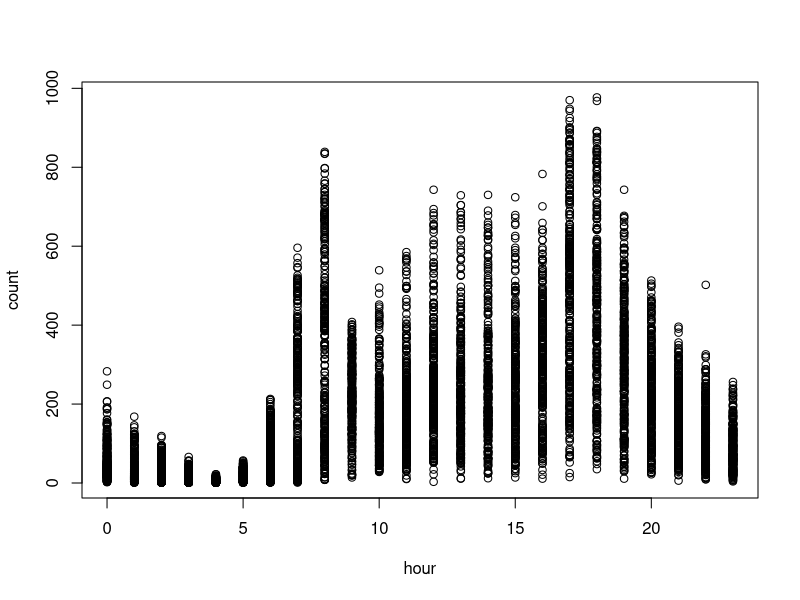
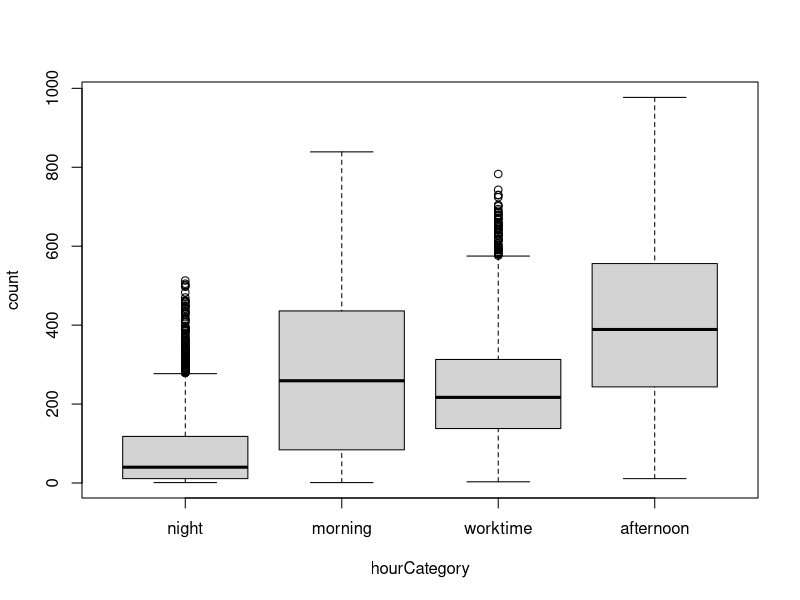
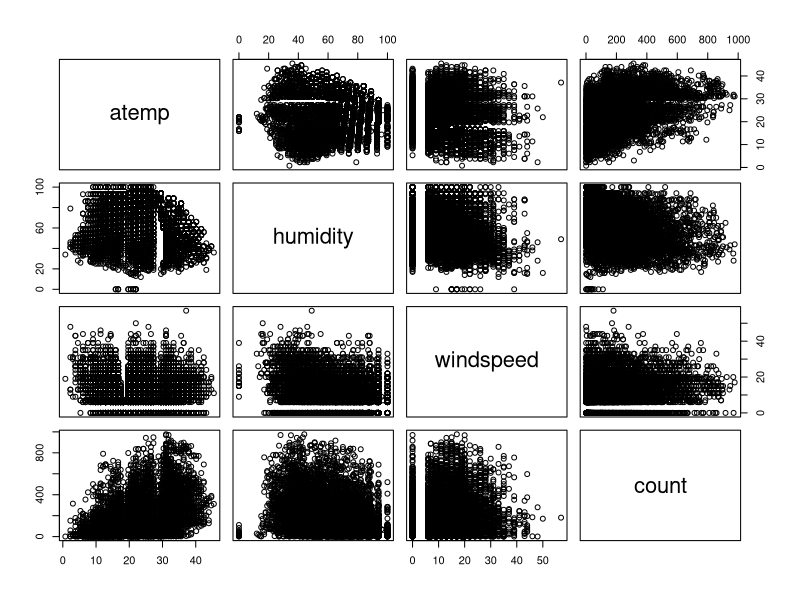
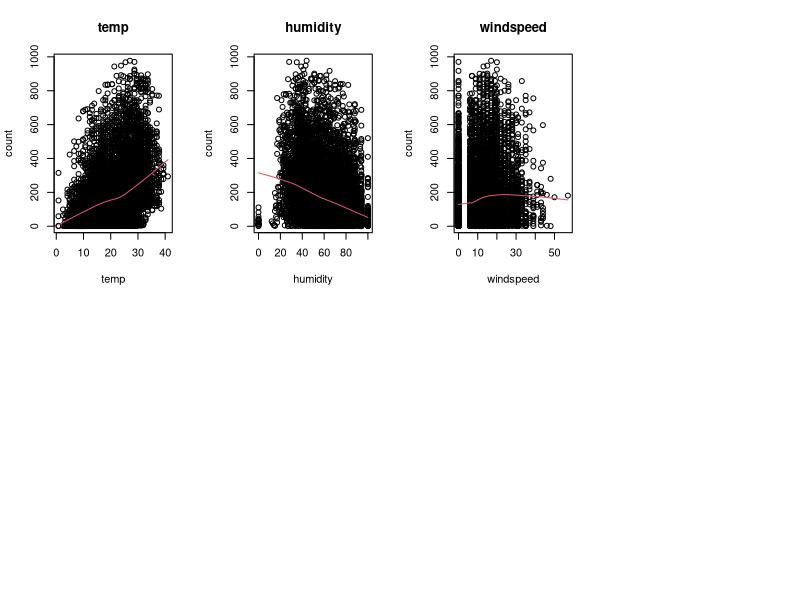
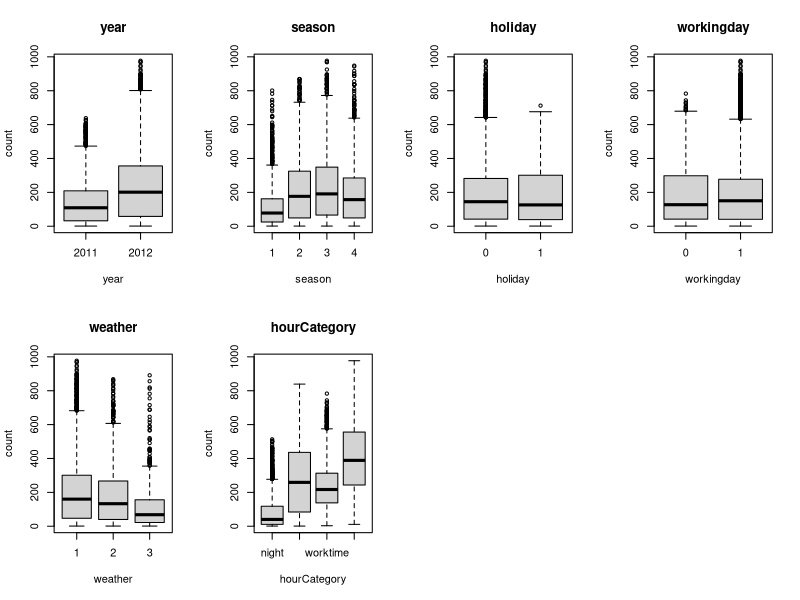
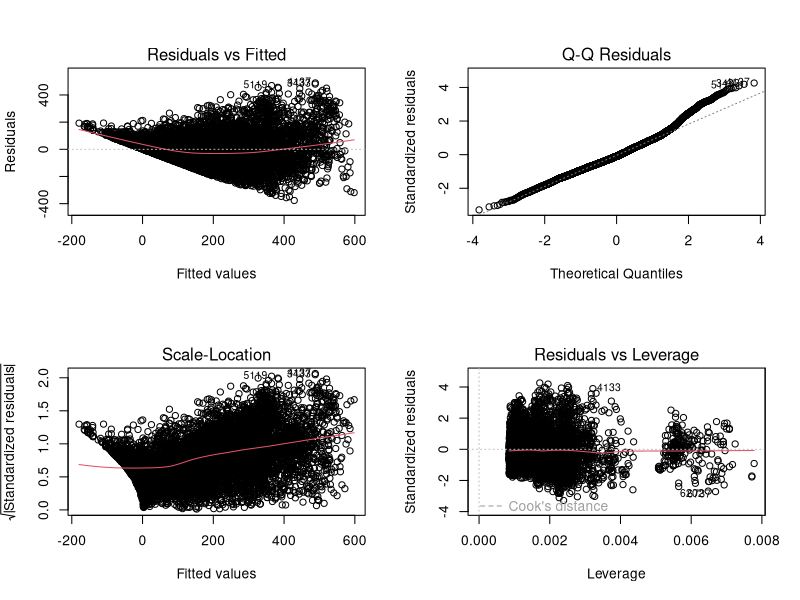
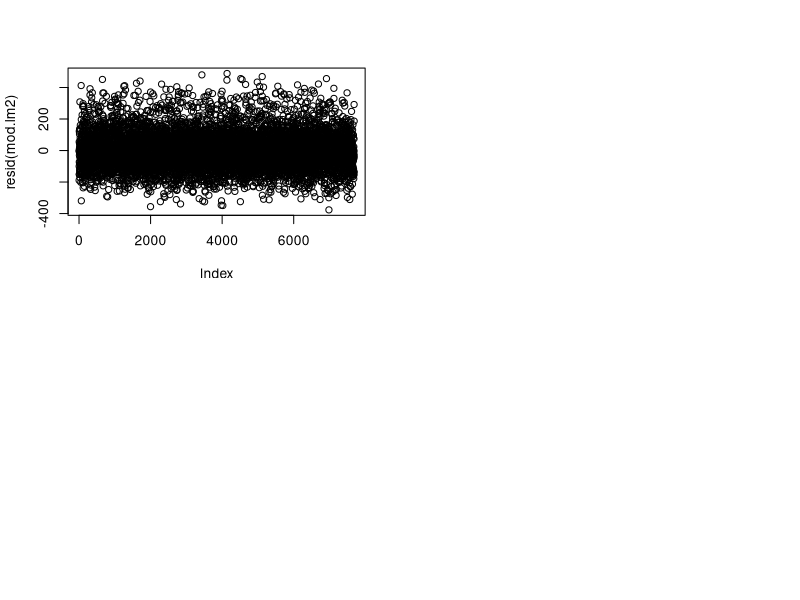

Write R code to recreate these figures, in order. (Note: this script raises an error after producing the figures.)
############################################################
# Variables en el conjunto de datos:
#
# year - year
# hour - hour of the day (0-23)
# season -  1 = spring, 2 = summer, 3 = fall, 4 = winter 
# holiday - whether the day is considered a holiday
# workingday - whether the day is neither a weekend nor holiday
# weather - 1: Clear, Few clouds, Partly cloudy, Partly cloudy
#           2: Mist + Cloudy, Mist + Broken clouds, Mist + Few clouds, Mist
#           3: Light Snow, Light Rain + Thunderstorm + Scattered clouds, Light Rain + Scattered clouds
#           4: Heavy Rain + Ice Pallets + Thunderstorm + Mist, Snow + Fog 
# temp - temperature in Celsius
# atemp - "feels like" temperature in Celsius
# humidity - relative humidity
# windspeed - wind speed
# variable respuesta: count - number of total rentals
#
############################################################

#-----------------------------------------------------------
#
# Parte 1. Construir modelo
#
#-----------------------------------------------------------
##-- 1.Borra todos los objetos que tengas en memoria para que no te confundan en esta pr�ctica 
## Pista: instrucci�n rm o la escoba de la ventana superior derecha


############################################################
# Lectura de datos y inspeccion
############################################################
##-- 2.Lee los datos p1a_train.csv
## Pista: fija el directorio donde tienes los datos y leelos con la instruccion read.table
datos = read.table('p1a_train.csv', header = TRUE, sep = ';', dec = '.', stringsAsFactors = TRUE)
datosOriginal = datos

##-- 3. Visualiza los datos para asegurarte que los has leido correctamente. Haz una descriptiva y elimina la variable id de tus datos por comodidad (no la utilizaras)
##-- Pista: para describir tus datos, usa la instrucci�n summary. Para eliminar la variable asigna el valor NULL a toda la variable
summary(datos)
datos$id = NULL

############################################################
# Convertir variables no numericas a factores
############################################################
##-- 4. Ya te habr�s percatado que algunas variables estan codificadas con numeros pero en realidad son variables categ�ricas.
# Para que R las trate como tales debes transformalas a la clase factor. NO transformes la variable "hour" en ning�n caso
# Pista: la instruccion factor transforma las variables numericas en factores. P.ej, si quieres transformar a factor la variable
# season, tendr�s que hacer:
# datos$season <- factor(datos$season) 

datos$year = factor(datos$year)
#datos$hour = factor(datos$hour)
datos$season = factor(datos$season)
datos$holiday = factor(datos$holiday)
datos$workingday = factor(datos$workingday)
datos$weather = factor(datos$weather)


##-- 5. Inspecciona el comportamiento de la respuesta (count) en funci�n de la hora (hour) con alg�n gr�fico descriptivo.
# Seg�n lo que veas, discretiza la variable en distintas categorias y conviertela en un factor
# Pista: algun grafico hecho con boxplot o plot (con lowess opcional) te puede servir. Debes discretizar seg�n lo que te parezca m�s razonable. Por ejemplo,
# si crees que de 0 a 12 horas hay un comportamiento y de 12 a 23, otro, deber�s coger dos intervalos. Para categorizar la variable
# usa la instrucci�n cut o ifelse (si usas esta �ltima, transforma a factor posteriormente). La variable puede tener tantas categorias como
# desees pero recuerda el principio de parsimonia. Un consejo es que te guardes la nueva variable con otro nombre. As�, si te equivocas,
# conservar�s la variable original (Opcional: cuando lo tengas claro, puedes borrar la variable original si lo deseas)

plot(count~hour, datos)
# de 7 a 12, 13 a 19, 20 a 24, 24 a 6
datos$hourCategory = cut(datos$hour, c(-1,6,8,16,19,24), labels = c('night', 'morning', 'worktime', 'afternoon', 'night')) # TODO: los valores que son 0 se quedan sin valor
datos$hour = NULL
View(datos)
plot(count~hourCategory, datos)

############################################################
# Descriptiva
############################################################
##-- 6.Realiza la descriptiva para todos los pares de variables que tengas como num�ricas
# Pista: Usa la instrucci�n pairs (puede tardar unos segundos) usando solo las variables que sean numericas. Recuerda que si quieres seleccionar, por ejemplo, las variables
# 2,4 y 6 de los datos, lo puedes hacer con datos[,c(2,4,6)]
pairs(datos[, c(7:10)])

############################################################
# Eliminamos variables muy correlacionadas
############################################################
##-- 7. Hay 2 variables muy correlacionadas. No queremos variables muy correlacionadas en nuestro modelo.
# Elimina aquella de las dos que peor prediga la respuesta.
# Pista: Construye 2 modelos lineales (instruccion lm) con la variable respuesta en funci�n de cada una de estas variables. Quedate con aquella
# que tenga un R2 mayor y la otra eliminala

lmTemp = lm(count ~ temp, datos)
summary(lmTemp)
# R-squared = 0.1578 -> nos quedamos con esta

lmAtemp = lm(count ~ atemp, datos)
summary(lmAtemp)
# R-squared = 0.1537

# Elminamos atemp
datos$atemp = NULL

############################################################
# Descriptiva bivariante con la respuesta
############################################################
##-- 8a. Haz el diagrama bivariante de la respuesta (count) en funci�n de las variables 
##-- numericas que te quedan y dibuja un suavizado por encima. �Son relaciones lineales?
# Pista: usa plot para cada gr�fico y las funciones lines y lowess para el suavizado

par(mfrow=c(2,4))
for(i in 6:8){
  plot(datos$count~datos[,i],main=names(datos)[i],xlab=names(datos)[i],ylab="count")
  with(datos,lines(lowess(count~datos[,i]),col=2))
}

# No son relaciones lineales

##-- 8b. Haz los boxplots bivariantes con la respuesta (count) y las variables categ�ricas (factores)
# �Crees que influyen en la respuesta s�lo viendo la descriptiva?
# Pista: usa la funci�n boxplot

par(mfrow=c(2,4))
for(i in c(1, 2, 3, 4, 5, 10)){
  boxplot(datos$count~datos[,i],main=names(datos)[i],xlab=names(datos)[i],ylab="count")
}

# Algunas mas que otras, las que tinen boxplots muy similares en las diferentes categorias menos representativas van a ser (Holiday y working day)

############################################################
# Seleccion de modelo y variables
############################################################
##--9. Ajusta el modelo lineal con todas las variables que tengas e interpreta la salida de resultados (coeficientes, p-valores, R2, error residual...)
# Pista: Ajusta el modelo con la funci�n lm y guardalo en un objeto. Luego, haz el summary de dicho objeto.

mod.lm1 = lm(count~.,datos)
summary(mod.lm1)


##--10. Realiza una selecci�n autom�tica de variables y discute que ha pasado
# Pista: Usa la instrucci�n step para la selecci�n
mod.lm2 = step(mod.lm1)
summary(mod.lm2)

# Workingday y windspeed han sido eliminadas del modelo

############################################################
# Colinealidad
############################################################
##-- 11. Mira la colinealidad con la instrucci�n vif del paquete car.
##-- �Hay que eliminar alguna variable?�Cual eliminarias si tuvieses que eliminar una?
# Pista: Primero debes instalar y cargar el paquete car. Usa la funci�n vif para evaluar la colinealidad
library(car)
vif(mod.lm2)

# Vemos que todos los valores son menores a 5 asi que no hay que eliminar ninguna variable

############################################################
# Validacion
############################################################
##-- 12. Haz la validaci�n con el an�lisis de residuos
##-- �Se cumplen las premisas de linealidad, normalidad, homoscedasticidad, independencia?
# Pista: Haciendo plot del modelo podr�s evaluar las tres primeras premisas. Para la independencia, dibuja los residuos en el orden
# que te aparecen en los datos (funciones plot y resid)
par(mfrow=c(2,2))
plot(mod.lm2)
plot(resid(mod.lm2))

# Forma de cono clara -> Homocedasticidad, no se cumple, hay que arreglarlo
# linealidad -> observamos curvatura, no se cumple, hay que arreglarlo
# Normalidad -> Se cumple pero es mejorable
# independencia -> Se cumple, vemos la misma varianza de los residuos a lo largo del orden en que aparecen, sin ningun patron que indique dependencia de las muestras

############################################################
# Transformacion de boxCox
############################################################
##-- 13. Si crees que no se cumple alguna premisa, haz la transformaci�n de boxCox para la variable respuesta 
##-- Escoge el valor de lambda que maximiza la funci�n y aplicala a la respuesta (count). Prueba tambien la transformacion logaritmica
# Pista: usa la funci�n de boxCox para conocer la lambda. Guardate las nuevas respuestas en unas nuevas variables llamadas countBC y countLog

par(mfrow=c(1,1))
bc <- boxCox(mod.lm2)
lamb = bc$x[which.max(bc$y)]
datos$countBC <- datos$count^lamb
datos$countLog <- log(datos$count)
names(datos)

############################################################
# Nuevos modelos con respuestas transformadas
############################################################
##-- 14. Ajusta los modelos con las dos nuevas respuestas. �Cu�l predice mejor seg�n el R2?
# Pista: Ajusta los modelos con la instruccion lm

mod.lm3 = lm(countBC~year+season+holiday+workingday+weather+temp+humidity+windspeed+hourCategory,datos)
mod.lm3 = step(mod.lm3)
summary(mod.lm3)
mod.lm4 = lm(countLog~year+season+holiday+workingday+weather+temp+humidity+windspeed+hourCategory,datos)
mod.lm4 = step(mod.lm4)
summary(mod.lm4)

# mod.lm3 con transformacion BoxCox da mejor resultado

############################################################
# Validacion
############################################################
##-- 15. Haz la validacion para los 2 modelos anteriores
# Pista: Haciendo plot del modelo podr�s evaluar las tres primeras premisas. Para la independencia, dibuja los residuos en el orden
# que te aparecen en los datos (funciones plot y resid)
par(mfrow=c(2,2))
plot(mod.lm3)
plot(resid(mod.lm3))

# Linealidad = se cumple no hay curvatura
# Homocedasticidad = se cumple, sigue habiendo mas dispersion en el centro que en los extremos, pero ya no tenemos forma de cono poro lo que se cumple
# Normalidad = ha mejorado pero aun no se cumple

par(mfrow=c(2,2))
plot(mod.lm4)
plot(resid(mod.lm4))

# Peores resultados que el modelo 3
# Homocedasticidad = no se cumple hay forma de cono
# Normalidad = no se cumple, o se cumple menos
# linealidad, curvatura mas destacada que en el modelo anterior

############################################################
# Transformaciones polinomicas
############################################################
##-- 16. Escoge la respuesta que creas mejor para tus datos (count,countBC,countLog). Mira si alguna de las variables numericas 
# se podria ajustar por un relaci�n no lineal de forma descriptiva
# Pista: si has cambiado de variable respuesta, vuelve a hacer los gr�ficos bivariantes y los suavizados

par(mfrow=c(2,4))
for(i in 6:8){
  plot(datos$countBC~datos[,i],main=names(datos)[i],xlab=names(datos)[i],ylab="countBC")
  with(datos,lines(lowess(countBC~datos[,i]),col=2))
}

##-- 17. Para aquella o aquellas variables que lo creas necesario, ajusta un polinomio con todas las variables que tengas y
##-- vuelve a hacer la validacion
mod.lm5 = lm(countBC~year+season+holiday+weather+poly(temp,2)+poly(humidity,2)+poly(windspeed,2)+hourCategory,datos)
mod.lm5 = step(mod.lm5)
summary(mod.lm5)

par(mfrow=c(2,2))
plot(mod.lm5)
plot(resid(mod.lm5))

############################################################
# Observaciones influyentes
############################################################
##-- 18. Mira la distancia de cook para todas las observaciones. Aquellas que tengan la distancia de cook mayor, son m�s influyentes
##-- Si lo crees conveniente, elimina aquellas que creas que condicionan mucho el modelo y ajusta el modelo sin estas observaciones
# Pista: Usa la instruccion cooks.distance para obtener las distancias de cook. Para eliminar observaciones, create un nuevo conjunto de datos que no tenga dichas
# observaciones. Si, por ejemplo, quieres eliminar las observaciones 1, 2 y 5, entonces datos2 <- datos[-c(1,2,5),]
# Modelo definitivo


##-- 19. Opcional: haz todo lo que tu creas necesario para mejorar el modelo (si es que hay algo que lo pueda mejorar)

############################################################
#
# Parte 2. Hacer prediciones con la muestra test
#
############################################################
##-- 20. Lee los datos test (p1a_test.csv) con la instruccion read.table


############################################################
# Transformaciones en variables
############################################################
##-- 21. Haz EXACTAMENTE las mismas transformaciones que hicieste en el conjunto de entrenamiento (tranformar a factores
# algunas variables, eliminar variables, categorizar o cualquier otro cambio que hayas hecho). NO ELIMINES LA VARIABLE id (Identificador)


############################################################
# Calcular predicciones
############################################################
##-- 22. Usa la instrucci�n predict aplicada al modelo que tu has escogido para
##-- obtener las predicciones en la muestra test.
# Pista: la instruccion predict debe tener 2 parametros: el modelo final y los datos test con las variables transformadas. Guardate las
# prediciones en una variable del mismo conjunto de datos

############################################################
# Guardar fichero
############################################################
##-- 23. Escribe un fichero con solo dos columnas el identificador y la predici�n
# Pista: Usa la funcion write.table y sigue escrupulosamente las instrucciones del enunciado para generar este fichero
# (quote = FALSE, sep = ";", row.names = FALSE, col.names = FALSE)